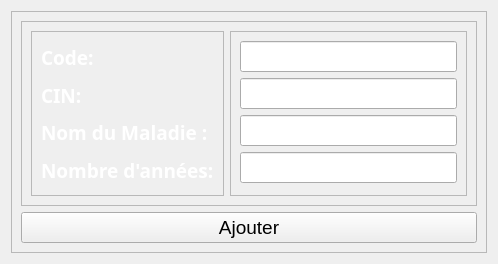
<?xml version="1.0" encoding="UTF-8"?>
<ui version="4.0">
 <class>Form</class>
 <widget class="QWidget" name="Form">
  <property name="geometry">
   <rect>
    <x>0</x>
    <y>0</y>
    <width>498</width>
    <height>264</height>
   </rect>
  </property>
  <property name="windowTitle">
   <string>Form</string>
  </property>
  <property name="styleSheet">
   <string notr="true">QWidget {
    border-image: url(:/newPrefix/covid.jpg);
}
QWidget * {
    border-image: none;
}</string>
  </property>
  <layout class="QVBoxLayout" name="verticalLayout_4">
   <item>
    <widget class="QFrame" name="frame_3">
     <property name="frameShape">
      <enum>QFrame::StyledPanel</enum>
     </property>
     <property name="frameShadow">
      <enum>QFrame::Raised</enum>
     </property>
     <layout class="QVBoxLayout" name="verticalLayout_3">
      <item>
       <widget class="QFrame" name="frame_4">
        <property name="frameShape">
         <enum>QFrame::StyledPanel</enum>
        </property>
        <property name="frameShadow">
         <enum>QFrame::Raised</enum>
        </property>
        <layout class="QHBoxLayout" name="horizontalLayout">
         <item>
          <widget class="QFrame" name="frame">
           <property name="frameShape">
            <enum>QFrame::StyledPanel</enum>
           </property>
           <property name="frameShadow">
            <enum>QFrame::Raised</enum>
           </property>
           <layout class="QVBoxLayout" name="verticalLayout">
            <item>
             <widget class="QLabel" name="label_2">
              <property name="palette">
               <palette>
                <active>
                 <colorrole role="WindowText">
                  <brush brushstyle="SolidPattern">
                   <color alpha="255">
                    <red>255</red>
                    <green>255</green>
                    <blue>255</blue>
                   </color>
                  </brush>
                 </colorrole>
                 <colorrole role="Text">
                  <brush brushstyle="SolidPattern">
                   <color alpha="255">
                    <red>255</red>
                    <green>255</green>
                    <blue>255</blue>
                   </color>
                  </brush>
                 </colorrole>
                </active>
                <inactive>
                 <colorrole role="WindowText">
                  <brush brushstyle="SolidPattern">
                   <color alpha="255">
                    <red>255</red>
                    <green>255</green>
                    <blue>255</blue>
                   </color>
                  </brush>
                 </colorrole>
                 <colorrole role="Text">
                  <brush brushstyle="SolidPattern">
                   <color alpha="255">
                    <red>255</red>
                    <green>255</green>
                    <blue>255</blue>
                   </color>
                  </brush>
                 </colorrole>
                </inactive>
                <disabled>
                 <colorrole role="WindowText">
                  <brush brushstyle="SolidPattern">
                   <color alpha="255">
                    <red>120</red>
                    <green>120</green>
                    <blue>120</blue>
                   </color>
                  </brush>
                 </colorrole>
                 <colorrole role="Text">
                  <brush brushstyle="SolidPattern">
                   <color alpha="255">
                    <red>120</red>
                    <green>120</green>
                    <blue>120</blue>
                   </color>
                  </brush>
                 </colorrole>
                </disabled>
               </palette>
              </property>
              <property name="font">
               <font>
                <family>Segoe UI Black</family>
                <pointsize>14</pointsize>
                <weight>75</weight>
                <bold>true</bold>
               </font>
              </property>
              <property name="layoutDirection">
               <enum>Qt::LeftToRight</enum>
              </property>
              <property name="frameShape">
               <enum>QFrame::NoFrame</enum>
              </property>
              <property name="text">
               <string>Code:</string>
              </property>
             </widget>
            </item>
            <item>
             <widget class="QLabel" name="label_3">
              <property name="palette">
               <palette>
                <active>
                 <colorrole role="WindowText">
                  <brush brushstyle="SolidPattern">
                   <color alpha="255">
                    <red>255</red>
                    <green>255</green>
                    <blue>255</blue>
                   </color>
                  </brush>
                 </colorrole>
                 <colorrole role="Text">
                  <brush brushstyle="SolidPattern">
                   <color alpha="255">
                    <red>255</red>
                    <green>255</green>
                    <blue>255</blue>
                   </color>
                  </brush>
                 </colorrole>
                </active>
                <inactive>
                 <colorrole role="WindowText">
                  <brush brushstyle="SolidPattern">
                   <color alpha="255">
                    <red>255</red>
                    <green>255</green>
                    <blue>255</blue>
                   </color>
                  </brush>
                 </colorrole>
                 <colorrole role="Text">
                  <brush brushstyle="SolidPattern">
                   <color alpha="255">
                    <red>255</red>
                    <green>255</green>
                    <blue>255</blue>
                   </color>
                  </brush>
                 </colorrole>
                </inactive>
                <disabled>
                 <colorrole role="WindowText">
                  <brush brushstyle="SolidPattern">
                   <color alpha="255">
                    <red>120</red>
                    <green>120</green>
                    <blue>120</blue>
                   </color>
                  </brush>
                 </colorrole>
                 <colorrole role="Text">
                  <brush brushstyle="SolidPattern">
                   <color alpha="255">
                    <red>120</red>
                    <green>120</green>
                    <blue>120</blue>
                   </color>
                  </brush>
                 </colorrole>
                </disabled>
               </palette>
              </property>
              <property name="font">
               <font>
                <family>Segoe UI Black</family>
                <pointsize>14</pointsize>
                <weight>75</weight>
                <bold>true</bold>
               </font>
              </property>
              <property name="layoutDirection">
               <enum>Qt::LeftToRight</enum>
              </property>
              <property name="frameShape">
               <enum>QFrame::NoFrame</enum>
              </property>
              <property name="text">
               <string>CIN:</string>
              </property>
             </widget>
            </item>
            <item>
             <widget class="QLabel" name="label_4">
              <property name="palette">
               <palette>
                <active>
                 <colorrole role="WindowText">
                  <brush brushstyle="SolidPattern">
                   <color alpha="255">
                    <red>255</red>
                    <green>255</green>
                    <blue>255</blue>
                   </color>
                  </brush>
                 </colorrole>
                 <colorrole role="Text">
                  <brush brushstyle="SolidPattern">
                   <color alpha="255">
                    <red>255</red>
                    <green>255</green>
                    <blue>255</blue>
                   </color>
                  </brush>
                 </colorrole>
                </active>
                <inactive>
                 <colorrole role="WindowText">
                  <brush brushstyle="SolidPattern">
                   <color alpha="255">
                    <red>255</red>
                    <green>255</green>
                    <blue>255</blue>
                   </color>
                  </brush>
                 </colorrole>
                 <colorrole role="Text">
                  <brush brushstyle="SolidPattern">
                   <color alpha="255">
                    <red>255</red>
                    <green>255</green>
                    <blue>255</blue>
                   </color>
                  </brush>
                 </colorrole>
                </inactive>
                <disabled>
                 <colorrole role="WindowText">
                  <brush brushstyle="SolidPattern">
                   <color alpha="255">
                    <red>120</red>
                    <green>120</green>
                    <blue>120</blue>
                   </color>
                  </brush>
                 </colorrole>
                 <colorrole role="Text">
                  <brush brushstyle="SolidPattern">
                   <color alpha="255">
                    <red>120</red>
                    <green>120</green>
                    <blue>120</blue>
                   </color>
                  </brush>
                 </colorrole>
                </disabled>
               </palette>
              </property>
              <property name="font">
               <font>
                <family>Segoe UI Black</family>
                <pointsize>14</pointsize>
                <weight>75</weight>
                <bold>true</bold>
               </font>
              </property>
              <property name="layoutDirection">
               <enum>Qt::LeftToRight</enum>
              </property>
              <property name="frameShape">
               <enum>QFrame::NoFrame</enum>
              </property>
              <property name="text">
               <string>Nom du Maladie :</string>
              </property>
             </widget>
            </item>
            <item>
             <widget class="QLabel" name="label_5">
              <property name="palette">
               <palette>
                <active>
                 <colorrole role="WindowText">
                  <brush brushstyle="SolidPattern">
                   <color alpha="255">
                    <red>255</red>
                    <green>255</green>
                    <blue>255</blue>
                   </color>
                  </brush>
                 </colorrole>
                 <colorrole role="Text">
                  <brush brushstyle="SolidPattern">
                   <color alpha="255">
                    <red>255</red>
                    <green>255</green>
                    <blue>255</blue>
                   </color>
                  </brush>
                 </colorrole>
                </active>
                <inactive>
                 <colorrole role="WindowText">
                  <brush brushstyle="SolidPattern">
                   <color alpha="255">
                    <red>255</red>
                    <green>255</green>
                    <blue>255</blue>
                   </color>
                  </brush>
                 </colorrole>
                 <colorrole role="Text">
                  <brush brushstyle="SolidPattern">
                   <color alpha="255">
                    <red>255</red>
                    <green>255</green>
                    <blue>255</blue>
                   </color>
                  </brush>
                 </colorrole>
                </inactive>
                <disabled>
                 <colorrole role="WindowText">
                  <brush brushstyle="SolidPattern">
                   <color alpha="255">
                    <red>120</red>
                    <green>120</green>
                    <blue>120</blue>
                   </color>
                  </brush>
                 </colorrole>
                 <colorrole role="Text">
                  <brush brushstyle="SolidPattern">
                   <color alpha="255">
                    <red>120</red>
                    <green>120</green>
                    <blue>120</blue>
                   </color>
                  </brush>
                 </colorrole>
                </disabled>
               </palette>
              </property>
              <property name="font">
               <font>
                <family>Segoe UI Black</family>
                <pointsize>14</pointsize>
                <weight>75</weight>
                <bold>true</bold>
               </font>
              </property>
              <property name="layoutDirection">
               <enum>Qt::LeftToRight</enum>
              </property>
              <property name="frameShape">
               <enum>QFrame::NoFrame</enum>
              </property>
              <property name="text">
               <string>Nombre d'années:</string>
              </property>
             </widget>
            </item>
           </layout>
          </widget>
         </item>
         <item>
          <widget class="QFrame" name="frame_2">
           <property name="frameShape">
            <enum>QFrame::StyledPanel</enum>
           </property>
           <property name="frameShadow">
            <enum>QFrame::Raised</enum>
           </property>
           <layout class="QVBoxLayout" name="verticalLayout_2">
            <item>
             <widget class="QLineEdit" name="lineEdit_2">
              <property name="font">
               <font>
                <family>Malgun Gothic</family>
                <pointsize>12</pointsize>
               </font>
              </property>
             </widget>
            </item>
            <item>
             <widget class="QLineEdit" name="lineEdit_3">
              <property name="font">
               <font>
                <family>Malgun Gothic</family>
                <pointsize>12</pointsize>
               </font>
              </property>
             </widget>
            </item>
            <item>
             <widget class="QLineEdit" name="lineEdit_4">
              <property name="font">
               <font>
                <family>Malgun Gothic</family>
                <pointsize>12</pointsize>
               </font>
              </property>
             </widget>
            </item>
            <item>
             <widget class="QLineEdit" name="lineEdit_5">
              <property name="font">
               <font>
                <family>Malgun Gothic</family>
                <pointsize>12</pointsize>
               </font>
              </property>
             </widget>
            </item>
           </layout>
          </widget>
         </item>
        </layout>
       </widget>
      </item>
      <item>
       <widget class="QPushButton" name="pushButton">
        <property name="font">
         <font>
          <pointsize>14</pointsize>
         </font>
        </property>
        <property name="text">
         <string>Ajouter</string>
        </property>
        <property name="icon">
         <iconset>
          <normaloff>add.png</normaloff>add.png</iconset>
        </property>
       </widget>
      </item>
     </layout>
    </widget>
   </item>
  </layout>
 </widget>
 <resources/>
 <connections/>
</ui>
